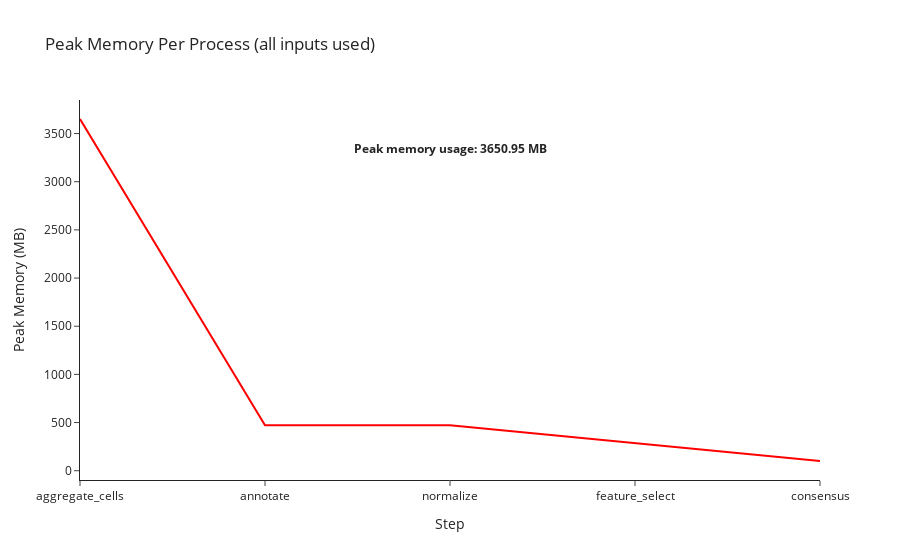
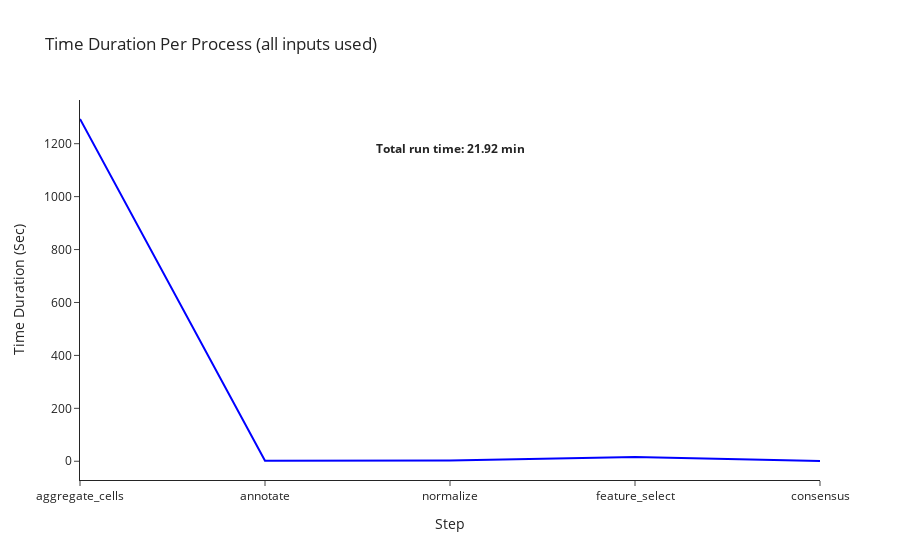

Notebook cell for these charts, in order:
### Code cell
# plot into line graph (memory usage vs step process)

# chaing the order to the process to correctly align with cp_process
correct_order = [
    "aggregate_cells",
    "annotate",
    "normalize",
    "feature_select",
    "consensus",
]
plot_df = step_df[step_df["process_name"].isin(correct_order)]
plot_df = plot_df.set_index("process_name").loc[correct_order].reset_index()
plot_df

# Create a line graph for peak memory
annotations = [
    go.layout.Annotation(
        text=f"Total run time: {round(step_df['time_duration'].sum()/60, 2)}"
    )
]

fig1 = px.line(
    plot_df,
    x="process_name",
    y="peak_memory",
    title="Peak Memory Per Process (all inputs used)",
    labels={"process_name": "Step", "peak_memory": "Peak Memory (MB)"},
    template="simple_white",
)
fig1.update_traces(line=dict(color="red"))
fig1.add_annotation(
    text=f"<b>Peak memory usage: {round(step_df['peak_memory'].max(), 2)} MB</b>",
    xref="paper",
    yref="paper",
    x=0.5,
    y=0.9,
    showarrow=False,
)

# Create a line graph for time duration
fig2 = px.line(
    plot_df,
    x="process_name",
    y="time_duration",
    title="Time Duration Per Process (all inputs used)",
    labels={"process_name": "Step", "time_duration": "Time Duration (Sec)"},
    template="simple_white",
)
fig2.update_traces(line=dict(color="blue"))
fig2.add_annotation(
    text=f"<b>Total run time: {round(step_df['time_duration'].sum()/60, 2)} min</b>",
    xref="paper",
    yref="paper",
    x=0.5,
    y=0.9,
    showarrow=False,
)

# display line plots
fig1.show()
fig2.show()

# write out images
fig1.write_image("images/peak_memory_per_process.png")
fig2.write_image("images/time_duration_per_process.png")

### Figure 1 — Plotly figure (JSON) as saved in the notebook; plotly's stock layout.template omitted (floating-point values rounded to 4 significant figures)
{"data": [{"hovertemplate": "Step=%{x}<br>Peak Memory (MB)=%{y}<extra></extra>", "legendgroup": "", "line": {"color": "red", "dash": "solid"}, "marker": {"symbol": "circle"}, "mode": "lines", "name": "", "orientation": "v", "showlegend": false, "type": "scatter", "x": ["aggregate_cells", "annotate", "normalize", "feature_select", "consensus"], "xaxis": "x", "y": [3651.0, 472.5, 472.1, 286.3, 101.0], "yaxis": "y"}], "layout": {"annotations": [{"showarrow": false, "text": "<b>Peak memory usage: 3650.95 MB</b>", "x": 0.5, "xref": "paper", "y": 0.9, "yref": "paper"}], "legend": {"tracegroupgap": 0}, "title": {"text": "Peak Memory Per Process (all inputs used)"}, "xaxis": {"anchor": "y", "domain": [0, 1], "title": {"text": "Step"}}, "yaxis": {"anchor": "x", "domain": [0, 1], "title": {"text": "Peak Memory (MB)"}}}}

### Figure 2 — Plotly figure (JSON) as saved in the notebook; plotly's stock layout.template omitted (floating-point values rounded to 4 significant figures)
{"data": [{"hovertemplate": "Step=%{x}<br>Time Duration (Sec)=%{y}<extra></extra>", "legendgroup": "", "line": {"color": "blue", "dash": "solid"}, "marker": {"symbol": "circle"}, "mode": "lines", "name": "", "orientation": "v", "showlegend": false, "type": "scatter", "x": ["aggregate_cells", "annotate", "normalize", "feature_select", "consensus"], "xaxis": "x", "y": [1293.0, 2.269, 2.505, 16.03, 0.997], "yaxis": "y"}], "layout": {"annotations": [{"showarrow": false, "text": "<b>Total run time: 21.92 min</b>", "x": 0.5, "xref": "paper", "y": 0.9, "yref": "paper"}], "legend": {"tracegroupgap": 0}, "title": {"text": "Time Duration Per Process (all inputs used)"}, "xaxis": {"anchor": "y", "domain": [0, 1], "title": {"text": "Step"}}, "yaxis": {"anchor": "x", "domain": [0, 1], "title": {"text": "Time Duration (Sec)"}}}}
